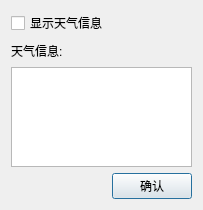
<?xml version="1.0" encoding="UTF-8"?>
<ui version="4.0">
 <class>WeatherDialog</class>
 <widget class="QDialog" name="WeatherDialog">
  <property name="geometry">
   <rect>
    <x>0</x>
    <y>0</y>
    <width>203</width>
    <height>210</height>
   </rect>
  </property>
  <property name="windowTitle">
   <string>天气要素</string>
  </property>
  <layout class="QVBoxLayout" name="verticalLayout">
   <item>
    <widget class="QCheckBox" name="showCheckBox">
     <property name="text">
      <string>显示天气信息</string>
     </property>
    </widget>
   </item>
   <item>
    <layout class="QHBoxLayout" name="horizontalLayout">
     <item>
      <widget class="QLabel" name="label">
       <property name="text">
        <string>天气信息:</string>
       </property>
      </widget>
     </item>
     <item>
      <spacer name="horizontalSpacer_2">
       <property name="orientation">
        <enum>Qt::Horizontal</enum>
       </property>
       <property name="sizeHint" stdset="0">
        <size>
         <width>40</width>
         <height>20</height>
        </size>
       </property>
      </spacer>
     </item>
    </layout>
   </item>
   <item>
    <widget class="QTextEdit" name="infoTextEdit"/>
   </item>
   <item>
    <layout class="QHBoxLayout" name="horizontalLayout_2">
     <item>
      <spacer name="horizontalSpacer">
       <property name="orientation">
        <enum>Qt::Horizontal</enum>
       </property>
       <property name="sizeHint" stdset="0">
        <size>
         <width>40</width>
         <height>20</height>
        </size>
       </property>
      </spacer>
     </item>
     <item>
      <widget class="QPushButton" name="pushButton">
       <property name="text">
        <string>确认</string>
       </property>
      </widget>
     </item>
    </layout>
   </item>
  </layout>
 </widget>
 <resources/>
 <connections/>
</ui>
